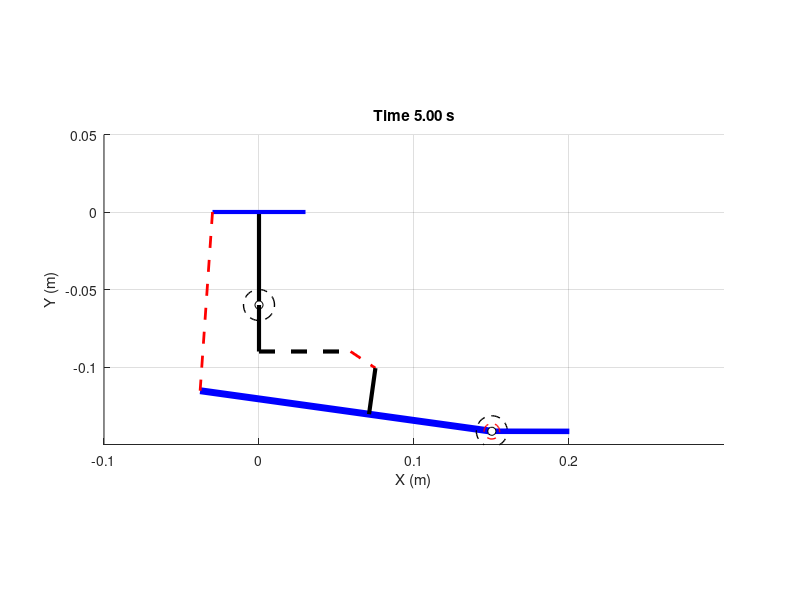

MATLAB code for this plot:
%% Minimal version simulation
function prosthetic_foot_sim_v5()
    % Parameter definitions
    I_a = 0.01;      % Foot plate moment of inertia (kg·m^2)
    I_t = 0.005;     % Toe joint moment of inertia (kg·m^2)
    k1 = 1000;       % Spring s1 stiffness (N/m)
    L0 = 0.04;       % Spring s1 rest length (m)
    n = 3;           % Gear ratio (ankle joint)
    p = 0.005;       % Ball screw lead (m/rev)
    
    k3 = 1000;       % Spring s3 stiffness (N/m)
    L3 = 0.12;       % Spring s3 rest length (m)

    n_t = 5;         % Toe joint gear ratio (output shaft speed / motor speed)

    % Toe joint spring neutral angle (rad)
    theta_t0 = 0;

    % Initial state: [theta_a; omega_a; x_m; v_m; theta_t; omega_t]
    y0 = [0; 0; 0.04; 0; 0; 0];

    % Simulation time range
    tspan = [0 5];

    % Solve ODE
    [t, y] = ode45(@(t,y) dynamics_v5(t, y, I_a, I_t, k1, L0, n, p, k3, L3, n_t, theta_t0), tspan, y0);

    % Plot ankle and toe joint angles
    figure;
    plot(t, y(:,1)*180/pi, 'LineWidth', 2);
    hold on;
    plot(t, y(:,5)*180/pi, 'LineWidth', 2);
    xlabel('Time (s)');
    ylabel('Angle (deg)');
    title('Ankle and toe joint angles over time');
    legend('Ankle joint', 'Toe joint');
    grid on;

    % Animation visualization
    visualize_motion_v5(t, y);
end

function dydt = dynamics_v5(t, y, I_a, I_t, k1, L0, n, p, k3, L3, n_t, theta_t0)
    theta_a = y(1);
    omega_a = y(2);
    x_m = y(3);
    theta_t = y(5);
    omega_t = y(6);

    % Ankle motor input (angular speed)
    v1 = 2 * sin(2*pi*0.5*t); % Motor angular speed rad/s
    v2 = n * v1;              % Screw rotational speed
    v_m = p * v2;             % Nut velocity

    % Ankle joint calculations
    O1 = [0; -0.06];
    P_m = [x_m; -0.09];
    rot_a = [cos(theta_a), -sin(theta_a); sin(theta_a), cos(theta_a)];

    % Spring s1 torque
    local_s1 = [0.08; -0.03];
    P_f = rot_a * local_s1 + O1;
    spring_vec = P_f - P_m;
    spring_len = norm(spring_vec);
    spring_dir = spring_vec / spring_len;
    F_spring1 = k1 * (spring_len - L0) * spring_dir;
    r1 = P_f - O1;
    torque1 = cross2D(r1, F_spring1);

    % Spring s3 torque
    P_top = [-0.03; 0];
    local_s3 = [-0.03; -0.06];
    P_bottom = rot_a * local_s3 + O1;
    spring_vec3 = P_top - P_bottom;
    spring_len3 = norm(spring_vec3);
    spring_dir3 = spring_vec3 / spring_len3;
    F_spring3 = k3 * (spring_len3 - L3) * spring_dir3;
    r3 = P_bottom - O1;
    torque3 = cross2D(r3, F_spring3);

    total_torque_a = torque1 + torque3;

    % Toe joint motor torque input (N·m), example sine wave
    tau_motor_t = 0.01 * sin(2*pi*0.5*t);

    % Toe joint spring torque, assume stiffness k_t = 0.2 N·m/rad
    k_t = 0.2;
    torque_spring_t = -k_t * (theta_t - theta_t0);

    % Toe joint total torque = motor torque through gear + spring torque
    total_torque_t = tau_motor_t / n_t + torque_spring_t;

    % State derivatives
    dydt = zeros(6,1);
    dydt(1) = omega_a;
    dydt(2) = total_torque_a / I_a;
    dydt(3) = v_m;
    dydt(4) = 0; % Nut acceleration = 0
    dydt(5) = omega_t;
    dydt(6) = total_torque_t / I_t;
end

function z = cross2D(a, b)
    z = a(1)*b(2) - a(2)*b(1);
end

function visualize_motion_v5(t, y)
    for i = 1:10:length(t)
        theta_a = y(i,1);
        x_m = y(i,3);
        theta_t = y(i,5);

        clf; hold on;

        % Upper rod U to O1
        plot([0, 0], [0, -0.06], 'k-', 'LineWidth', 3);
        O1 = [0; -0.06];
        plot(O1(1), O1(2), 'ko', 'MarkerFaceColor', 'w');
        draw_circle(O1, 0.01, 'k', 1);

        % Gear transmission
        plot([0, 0], [-0.06, -0.09], 'k-', 'LineWidth', 3);

        % Support plane F
        plot([-0.03, 0.03], [0, 0], 'b-', 'LineWidth', 3);

        % Foot plate from [-0.03, -0.12] to [0.16, -0.12], rotated by ankle angle
        foot_pts = [-0.03, -0.12; 0.16, -0.12]';
        rot_a = [cos(theta_a), -sin(theta_a); sin(theta_a), cos(theta_a)];
        foot_rot = rot_a * (foot_pts - O1) + O1;
        plot(foot_rot(1,:), foot_rot(2,:), 'b-', 'LineWidth', 5);

        % Spring s1
        P_m = [x_m; -0.09];
        local_s1 = [0.08; -0.03];
        P_f = rot_a * local_s1 + O1;
        plot([P_m(1), P_f(1)], [P_m(2), P_f(2)], 'r--', 'LineWidth', 2);

        % Ball screw
        plot([0, P_m(1)], [P_m(2), -0.09], 'k--', 'LineWidth', 3);

        % Foot plate fixed point near O1, assume connecting rod starts from the foot plate edge
        P0 = [-0.03; -0.12];
        P1 = [0.16; -0.12];
        dir = (P1 - P0) / norm(P1 - P0);
        P_local = P0 + dir * 0.11;
        P_global = rot_a * (P_local - O1) + O1;
        plot([P_global(1), P_f(1)], [P_global(2), P_f(2)], 'k-', 'LineWidth', 3);
        
        % Spring s3
        P_top = [-0.03; 0];
        local_s3 = [-0.03; -0.06];
        P_bottom = rot_a * local_s3 + O1;
        plot([P_top(1), P_bottom(1)], [P_top(2), P_bottom(2)], 'r--', 'LineWidth', 2);

        % Toe joint O2
        O2_local = [0.16; -0.12]; % Toe joint center initial point
        O2 = rot_a * (O2_local - O1) + O1; % Position affected by ankle rotation

        % Draw toe joint circle (radius 0.01 m)
        draw_circle(O2, 0.01, 'k', 1);

        % Toe bar extends 0.05 m to the right
        toe_length = 0.05; 
        rot_t = [cos(theta_t), -sin(theta_t); sin(theta_t), cos(theta_t)];
        toe_vec = rot_t * [toe_length; 0];
        toe_end = O2 + toe_vec;

        % Draw toe bar
        plot([O2(1), toe_end(1)], [O2(2), toe_end(2)], 'b-', 'LineWidth', 4);
        plot(O2(1), O2(2), 'ko', 'MarkerFaceColor', 'w');
        draw_circle(O2, 0.005, 'r', 1);

        axis equal;
        axis([-0.1 0.3 -0.15 0.05]);
        title(sprintf('Time %.2f s', t(i)));
        xlabel('X (m)'); ylabel('Y (m)');
        grid on;
        pause(0.02);
    end
end

function draw_circle(center, radius, color, linewidth)
    theta = linspace(0, 2*pi, 50);
    x = center(1) + radius * cos(theta);
    y = center(2) + radius * sin(theta);
    plot(x, y, 'Color', color, 'LineWidth', linewidth, 'LineStyle', '--');
end

